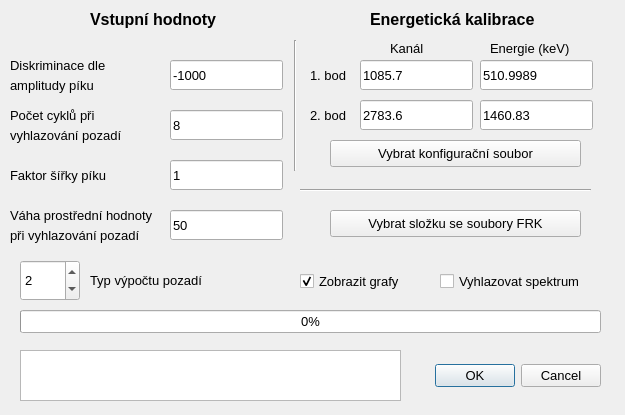
<?xml version="1.0" encoding="UTF-8"?>
<ui version="4.0">
 <class>Dialog</class>
 <widget class="QDialog" name="Dialog">
  <property name="geometry">
   <rect>
    <x>0</x>
    <y>0</y>
    <width>625</width>
    <height>415</height>
   </rect>
  </property>
  <property name="windowTitle">
   <string>Forty Four</string>
  </property>
  <widget class="QCheckBox" name="checkBox">
   <property name="enabled">
    <bool>true</bool>
   </property>
   <property name="geometry">
    <rect>
     <x>300</x>
     <y>270</y>
     <width>131</width>
     <height>22</height>
    </rect>
   </property>
   <property name="font">
    <font>
     <pointsize>10</pointsize>
    </font>
   </property>
   <property name="text">
    <string>Zobrazit grafy</string>
   </property>
   <property name="checked">
    <bool>true</bool>
   </property>
  </widget>
  <widget class="QLabel" name="label">
   <property name="geometry">
    <rect>
     <x>390</x>
     <y>40</y>
     <width>66</width>
     <height>17</height>
    </rect>
   </property>
   <property name="font">
    <font>
     <pointsize>10</pointsize>
    </font>
   </property>
   <property name="text">
    <string>Kanál</string>
   </property>
  </widget>
  <widget class="QLabel" name="label_2">
   <property name="geometry">
    <rect>
     <x>490</x>
     <y>40</y>
     <width>91</width>
     <height>17</height>
    </rect>
   </property>
   <property name="font">
    <font>
     <pointsize>10</pointsize>
    </font>
   </property>
   <property name="text">
    <string>Energie (keV)</string>
   </property>
  </widget>
  <widget class="QLabel" name="label_3">
   <property name="geometry">
    <rect>
     <x>310</x>
     <y>60</y>
     <width>51</width>
     <height>31</height>
    </rect>
   </property>
   <property name="font">
    <font>
     <pointsize>10</pointsize>
    </font>
   </property>
   <property name="text">
    <string>1. bod</string>
   </property>
  </widget>
  <widget class="QLabel" name="label_4">
   <property name="geometry">
    <rect>
     <x>310</x>
     <y>100</y>
     <width>51</width>
     <height>31</height>
    </rect>
   </property>
   <property name="font">
    <font>
     <pointsize>10</pointsize>
    </font>
   </property>
   <property name="text">
    <string>2. bod</string>
   </property>
  </widget>
  <widget class="QLabel" name="label_5">
   <property name="geometry">
    <rect>
     <x>10</x>
     <y>160</y>
     <width>151</width>
     <height>31</height>
    </rect>
   </property>
   <property name="font">
    <font>
     <pointsize>10</pointsize>
    </font>
   </property>
   <property name="text">
    <string>Faktor šířky píku</string>
   </property>
  </widget>
  <widget class="QLabel" name="label_6">
   <property name="geometry">
    <rect>
     <x>370</x>
     <y>0</y>
     <width>191</width>
     <height>40</height>
    </rect>
   </property>
   <property name="text">
    <string>&lt;html&gt;&lt;head/&gt;&lt;body&gt;&lt;p&gt;&lt;span style=&quot; font-size:12pt; font-weight:600;&quot;&gt;Energetická kalibrace&lt;/span&gt;&lt;/p&gt;&lt;/body&gt;&lt;/html&gt;</string>
   </property>
  </widget>
  <widget class="QLabel" name="label_7">
   <property name="geometry">
    <rect>
     <x>90</x>
     <y>0</y>
     <width>171</width>
     <height>40</height>
    </rect>
   </property>
   <property name="text">
    <string>&lt;html&gt;&lt;head/&gt;&lt;body&gt;&lt;p&gt;&lt;span style=&quot; font-size:12pt; font-weight:600;&quot;&gt;Vstupní hodnoty&lt;/span&gt;&lt;/p&gt;&lt;/body&gt;&lt;/html&gt;</string>
   </property>
  </widget>
  <widget class="QLabel" name="label_8">
   <property name="geometry">
    <rect>
     <x>10</x>
     <y>100</y>
     <width>151</width>
     <height>31</height>
    </rect>
   </property>
   <property name="font">
    <font>
     <pointsize>10</pointsize>
    </font>
   </property>
   <property name="text">
    <string>Počet cyklů při</string>
   </property>
  </widget>
  <widget class="QLineEdit" name="lineEdit">
   <property name="geometry">
    <rect>
     <x>170</x>
     <y>160</y>
     <width>113</width>
     <height>30</height>
    </rect>
   </property>
   <property name="font">
    <font>
     <pointsize>10</pointsize>
    </font>
   </property>
   <property name="text">
    <string>1</string>
   </property>
  </widget>
  <widget class="QLineEdit" name="lineEdit_2">
   <property name="geometry">
    <rect>
     <x>170</x>
     <y>110</y>
     <width>113</width>
     <height>30</height>
    </rect>
   </property>
   <property name="font">
    <font>
     <pointsize>10</pointsize>
    </font>
   </property>
   <property name="text">
    <string>8</string>
   </property>
  </widget>
  <widget class="QLineEdit" name="lineEdit_3">
   <property name="geometry">
    <rect>
     <x>360</x>
     <y>60</y>
     <width>113</width>
     <height>30</height>
    </rect>
   </property>
   <property name="font">
    <font>
     <pointsize>10</pointsize>
    </font>
   </property>
   <property name="text">
    <string>1085.7</string>
   </property>
  </widget>
  <widget class="QLineEdit" name="lineEdit_4">
   <property name="geometry">
    <rect>
     <x>360</x>
     <y>100</y>
     <width>113</width>
     <height>30</height>
    </rect>
   </property>
   <property name="font">
    <font>
     <pointsize>10</pointsize>
    </font>
   </property>
   <property name="text">
    <string>2783.6</string>
   </property>
  </widget>
  <widget class="QLineEdit" name="lineEdit_5">
   <property name="geometry">
    <rect>
     <x>480</x>
     <y>60</y>
     <width>113</width>
     <height>30</height>
    </rect>
   </property>
   <property name="font">
    <font>
     <pointsize>10</pointsize>
    </font>
   </property>
   <property name="text">
    <string>510.9989</string>
   </property>
  </widget>
  <widget class="QLineEdit" name="lineEdit_6">
   <property name="geometry">
    <rect>
     <x>480</x>
     <y>100</y>
     <width>113</width>
     <height>30</height>
    </rect>
   </property>
   <property name="font">
    <font>
     <pointsize>10</pointsize>
    </font>
   </property>
   <property name="text">
    <string>1460.83</string>
   </property>
  </widget>
  <widget class="Line" name="line">
   <property name="geometry">
    <rect>
     <x>280</x>
     <y>40</y>
     <width>30</width>
     <height>131</height>
    </rect>
   </property>
   <property name="orientation">
    <enum>Qt::Vertical</enum>
   </property>
  </widget>
  <widget class="QProgressBar" name="progressBar">
   <property name="geometry">
    <rect>
     <x>20</x>
     <y>310</y>
     <width>581</width>
     <height>23</height>
    </rect>
   </property>
   <property name="font">
    <font>
     <pointsize>10</pointsize>
    </font>
   </property>
   <property name="value">
    <number>0</number>
   </property>
  </widget>
  <widget class="QLabel" name="label_9">
   <property name="geometry">
    <rect>
     <x>10</x>
     <y>120</y>
     <width>151</width>
     <height>31</height>
    </rect>
   </property>
   <property name="font">
    <font>
     <pointsize>10</pointsize>
    </font>
   </property>
   <property name="text">
    <string>vyhlazování pozadí</string>
   </property>
  </widget>
  <widget class="QCheckBox" name="checkBox_2">
   <property name="geometry">
    <rect>
     <x>440</x>
     <y>270</y>
     <width>171</width>
     <height>22</height>
    </rect>
   </property>
   <property name="font">
    <font>
     <pointsize>10</pointsize>
    </font>
   </property>
   <property name="text">
    <string>Vyhlazovat spektrum</string>
   </property>
  </widget>
  <widget class="QTextBrowser" name="textBrowser">
   <property name="geometry">
    <rect>
     <x>20</x>
     <y>350</y>
     <width>381</width>
     <height>51</height>
    </rect>
   </property>
   <property name="font">
    <font>
     <pointsize>10</pointsize>
    </font>
   </property>
  </widget>
  <widget class="QDialogButtonBox" name="buttonBox">
   <property name="geometry">
    <rect>
     <x>420</x>
     <y>360</y>
     <width>181</width>
     <height>32</height>
    </rect>
   </property>
   <property name="font">
    <font>
     <pointsize>10</pointsize>
    </font>
   </property>
   <property name="orientation">
    <enum>Qt::Horizontal</enum>
   </property>
   <property name="standardButtons">
    <set>QDialogButtonBox::Cancel|QDialogButtonBox::Ok</set>
   </property>
  </widget>
  <widget class="QPushButton" name="pushButton">
   <property name="geometry">
    <rect>
     <x>330</x>
     <y>210</y>
     <width>251</width>
     <height>27</height>
    </rect>
   </property>
   <property name="font">
    <font>
     <pointsize>10</pointsize>
    </font>
   </property>
   <property name="text">
    <string>Vybrat složku se soubory FRK</string>
   </property>
  </widget>
  <widget class="Line" name="line_2">
   <property name="geometry">
    <rect>
     <x>300</x>
     <y>180</y>
     <width>291</width>
     <height>20</height>
    </rect>
   </property>
   <property name="orientation">
    <enum>Qt::Horizontal</enum>
   </property>
  </widget>
  <widget class="QSpinBox" name="spinBox">
   <property name="geometry">
    <rect>
     <x>20</x>
     <y>260</y>
     <width>60</width>
     <height>41</height>
    </rect>
   </property>
   <property name="font">
    <font>
     <pointsize>10</pointsize>
    </font>
   </property>
   <property name="minimum">
    <number>1</number>
   </property>
   <property name="maximum">
    <number>3</number>
   </property>
   <property name="value">
    <number>2</number>
   </property>
  </widget>
  <widget class="QLabel" name="label_10">
   <property name="geometry">
    <rect>
     <x>90</x>
     <y>270</y>
     <width>161</width>
     <height>21</height>
    </rect>
   </property>
   <property name="font">
    <font>
     <pointsize>10</pointsize>
    </font>
   </property>
   <property name="text">
    <string>Typ výpočtu pozadí</string>
   </property>
  </widget>
  <widget class="QPushButton" name="pushButton_2">
   <property name="geometry">
    <rect>
     <x>330</x>
     <y>140</y>
     <width>251</width>
     <height>27</height>
    </rect>
   </property>
   <property name="font">
    <font>
     <pointsize>10</pointsize>
    </font>
   </property>
   <property name="text">
    <string>Vybrat konfigurační soubor</string>
   </property>
  </widget>
  <widget class="QLineEdit" name="lineEdit_8">
   <property name="geometry">
    <rect>
     <x>170</x>
     <y>210</y>
     <width>113</width>
     <height>30</height>
    </rect>
   </property>
   <property name="font">
    <font>
     <pointsize>10</pointsize>
    </font>
   </property>
   <property name="text">
    <string>50</string>
   </property>
  </widget>
  <widget class="QLabel" name="label_13">
   <property name="geometry">
    <rect>
     <x>10</x>
     <y>200</y>
     <width>151</width>
     <height>31</height>
    </rect>
   </property>
   <property name="font">
    <font>
     <pointsize>10</pointsize>
    </font>
   </property>
   <property name="text">
    <string>Váha prostřední hodnoty</string>
   </property>
  </widget>
  <widget class="QLabel" name="label_14">
   <property name="geometry">
    <rect>
     <x>10</x>
     <y>220</y>
     <width>151</width>
     <height>31</height>
    </rect>
   </property>
   <property name="font">
    <font>
     <pointsize>10</pointsize>
    </font>
   </property>
   <property name="text">
    <string>při vyhlazování pozadí</string>
   </property>
  </widget>
  <widget class="QLabel" name="label_11">
   <property name="geometry">
    <rect>
     <x>10</x>
     <y>50</y>
     <width>151</width>
     <height>31</height>
    </rect>
   </property>
   <property name="font">
    <font>
     <pointsize>10</pointsize>
    </font>
   </property>
   <property name="text">
    <string>Diskriminace dle</string>
   </property>
  </widget>
  <widget class="QLineEdit" name="lineEdit_7">
   <property name="geometry">
    <rect>
     <x>170</x>
     <y>60</y>
     <width>113</width>
     <height>30</height>
    </rect>
   </property>
   <property name="font">
    <font>
     <pointsize>10</pointsize>
    </font>
   </property>
   <property name="text">
    <string>-1000</string>
   </property>
  </widget>
  <widget class="QLabel" name="label_12">
   <property name="geometry">
    <rect>
     <x>10</x>
     <y>70</y>
     <width>151</width>
     <height>31</height>
    </rect>
   </property>
   <property name="font">
    <font>
     <pointsize>10</pointsize>
    </font>
   </property>
   <property name="text">
    <string>amplitudy píku</string>
   </property>
  </widget>
 </widget>
 <resources/>
 <connections/>
</ui>
